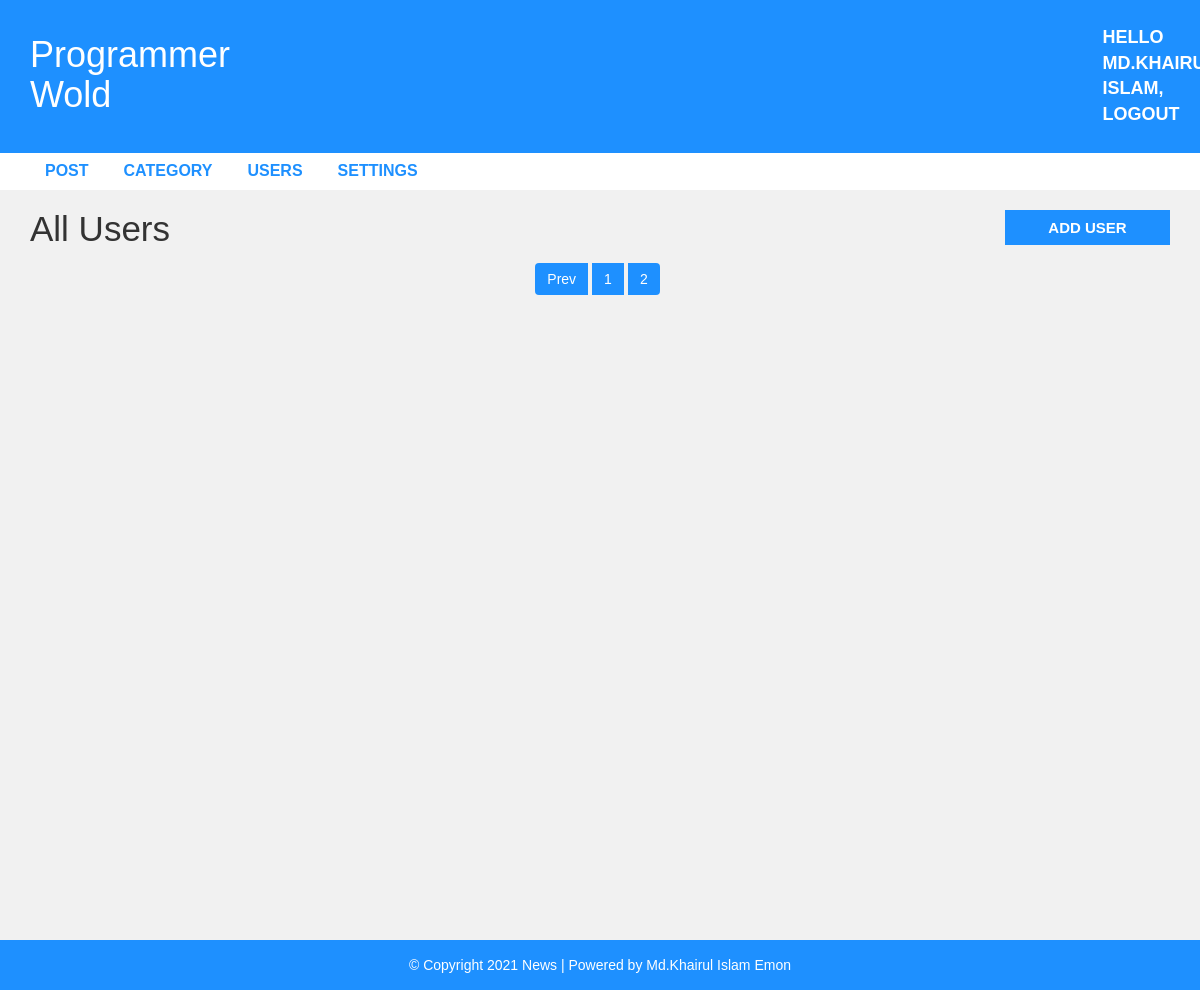
Page /admin/users.php?page=3 (signed in) on the earlier database version.
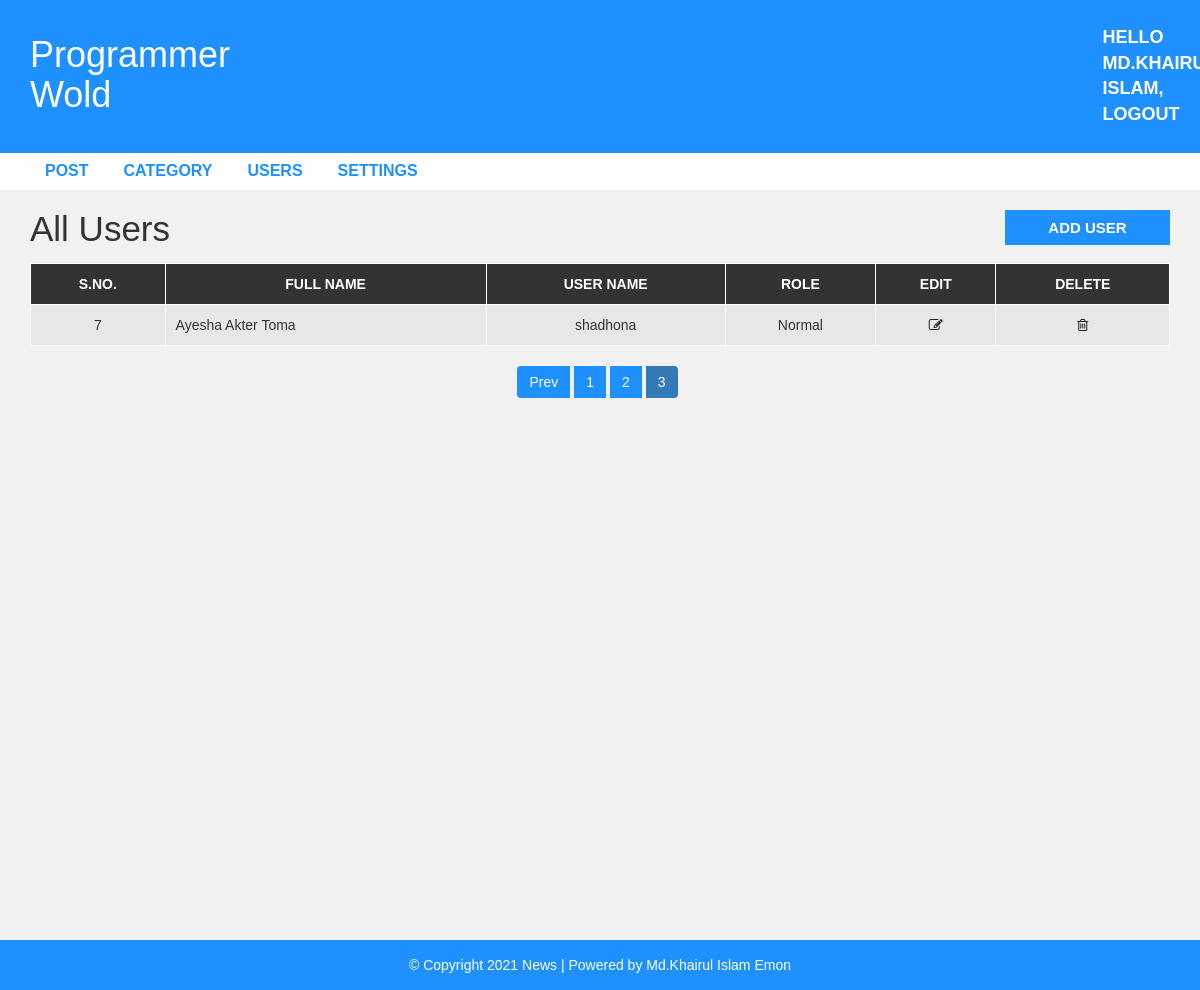
Same page on the later database version.
### tables this page shows
CREATE TABLE `settings` (
  `websitename` varchar(60) NOT NULL,
  `logo` varchar(50) NOT NULL,
  `footerdesc` varchar(255) NOT NULL
);

CREATE TABLE `user` (
  `user_id` int(11) NOT NULL,
  `first_name` varchar(30) NOT NULL,
  `last_name` varchar(30) NOT NULL,
  `username` varchar(30) DEFAULT NULL,
  `password` varchar(40) DEFAULT NULL,
  `role` int(11) NOT NULL
);

### admin/users.php (the view, shortened to what this page needs)
<?php include "header.php";
?>
<div id="admin-content">
    <div class="container">
        <div class="row">
            <div class="col-md-10">
                <h1 class="admin-heading">All Users</h1>
            </div>
            <div class="col-md-2">
                <a class="add-new" href="add-user.php">add user</a>
            </div>
            <div class="col-md-12">
                <?php
                include 'config.php';
                $limit = 3;
                if (isset($_GET['page'])) {
                    $page = $_GET['page'];
                } else {
                    $page = 1;
                }
                $offset = ($page - 1) * $limit;
                $sql = "SELECT * FROM user ORDER BY user_id ASC LIMIT {$offset},{$limit}";
                $_result = mysqli_query($conn, $sql);
                if (mysqli_num_rows($_result) > 0) {
                ?>
                    <table class="content-table">
                        <thead>
                            <th>S.No.</th>
                            <th>Full Name</th>
                            <th>User Name</th>
                            <th>Role</th>
                            <th>Edit</th>
                            <th>Delete</th>
                        </thead>
                        <tbody>
                            <?php
                            while ($row = mysqli_fetch_assoc($_result)) {
                            ?>
                                <tr>
                                    <td class='id'><?php echo $row['user_id']; ?></td>
                                    <td><?php echo $row['first_name'] . " " . $row['last_name']; ?></td>
                                    <td><?php echo $row['username']; ?></td>
                                    <td><?php
                                        if ($row['role'] == 1) {
                                            echo "Admin";
                                        } else {
                                            echo "Normal";
                                        }
                                        ?></td>
                                    <td class='edit'><a href='update-user.php?id=<?php echo $row['user_id']; ?>'><i class='fa fa-edit'></i></a></td>
                                    <td class='delete'><a href='delete-user.php?id=<?php echo $row['user_id']; ?>'><i class='fa fa-trash-o'></i></a></td>
                                </tr>
                            <?php } ?>
                        </tbody>
                    </table>
                <?php
                }
                $sql1 = "SELECT * FROM user";
                $result1 = mysqli_query($conn, $sql1) or die("Query Failed!!!");
                if (mysqli_num_rows($result1) > 0) {
                    $total_records = mysqli_num_rows($result1);
                    $total_page = ceil($total_records / $limit);
                    echo '<ul class="pagination admin-pagination">';
                    if ($page > 1) {
                        echo '<li><a href="users.php?page=' . ($page - 1) . '">Prev</a></li>';
                    }
                    for ($i = 1; $i <= $total_page; $i++) {
                        if ($i == $page) {
                            $active = 'active';
                        } else {
                            $active = '';
                        }
                        echo '<li class="' . $active . '"><a href="users.php?page=' . $i . '">' . $i . '</a></li>';
                    }
                    echo '</ul>';
                }
                ?>
            </div>
        </div>
    </div>
</div>
<?php include "footer.php"; ?>

### admin/header.php (shortened to what this page needs)
<!DOCTYPE html>
<html lang="en">
<head>
    <link rel="stylesheet" href="../css/bootstrap.min.css" />
    <link rel="stylesheet" href="../css/font-awesome.css">
    <link rel="stylesheet" href="../css/style.css">
</head>
<body>
    <div id="header-admin">
        <div class="container">
            <div class="row">
                <div class="col-md-2">
                <?php
                    include 'config.php';
                    $sql = "SELECT * FROM settings";
                    $result = mysqli_query($conn, $sql) or die("Query Failed!!!");
                    if (mysqli_num_rows($result) > 0) {
                        while ($row = mysqli_fetch_assoc($result)) {
                                if(true){
                                echo '<a style="color:white;" href="post.php"><h1>' . $row['websitename'] . '</h1></a>';
                            } else {
                                echo '<a href="post.php" id="logo"><img src="images/' . $row['logo'] . '"></a>';
                            }
                        }
                    }
                    ?>
                </div>
                <div class="col-md-offset-9  col-md-1">
                    <a href="logout.php" class="admin-logout">Hello <?php echo $_SESSION["f_name"]; ?>, logout</a>
                </div>
            </div>
        </div>
    </div>
    <div id="admin-menubar">
        <div class="container">
            <div class="row">
                <div class="col-md-12">
                    <ul class="admin-menu">
                        <li>
                            <a href="post.php">Post</a>
                        </li>
                        <?php
                        if ($_SESSION["user_role"] == '1') {
                        ?>
                            <li>
                                <a href="category.php">Category</a>
                            </li>
                            <li>
                                <a href="users.php">Users</a>
                            </li>
                            <li>
                                <a href="setting.php">Settings</a>
                            </li>
                        <?php
                        } else {
                        }
                        ?>
                    </ul>
                </div>
            </div>
        </div>
    </div>

### admin/footer.php
<div id="footer">
    <div class="container">
        <div class="row">
            <div class="col-md-12">
                <span>© Copyright 2021 News | Powered by <a href="https://github.com/emon1432">Md.Khairul Islam Emon</a></span>
            </div>
        </div>
    </div>
</div>
</body>
</html>

### css/style.css (style rules this page uses)
body { background: #f1f1f1; font-family: sans-serif,arial,Helvetica; }
a, a:hover, a:focus { text-decoration: none; outline: none; }
ul { margin:0; padding:0; list-style:none; }
#header-admin { background-color: #1E90FF; padding: 15px 0; }
#header-admin .admin-logout { margin: 10px 0; color: #fff; font-size: 18px; font-weight: 600; text-transform: uppercase; display: inline-block; }
#admin-menubar { background-color: #fff; }
#admin-menubar .admin-menu { font-size: 0; }
#admin-menubar .admin-menu li { display: inline-block; margin: 0 5px 0 0; }
#admin-menubar .admin-menu li a { color: #1E90FF; font-size: 16px; font-weight: 600; text-transform: uppercase; padding: 7px 15px; display: block; transition: all 0.3s; }
#admin-content { padding: 20px 0; min-height: 750px; }
#admin-content .admin-heading { font-size: 35px; margin: 0 0 15px; }
#admin-content .add-new { color: #fff; background-color: #1E90FF; font-size: 15px; font-weight: 600; text-align: center; text-transform: uppercase; padding: 7px 10px; display: block; transition: all 0.3s; }
#admin-content .content-table { border: 1px solid #000; width: 100%; margin: 0 0 20px; }
#admin-content .content-table thead { color: #fff; background-color: #333; }
#admin-content .content-table th { padding: 10px; border: 1px solid #fff; font-weight: 600; text-align: center; text-transform: uppercase; }
#admin-content .content-table tbody { color: #333; }
#admin-content .content-table tbody tr { background-color: #e7e7e7; }
#admin-content .content-table tbody td { padding: 10px; border: 1px solid #fff; text-align: center; }
#admin-content .content-table tbody td:nth-child(2) { text-align: left; }
#admin-content .admin-pagination { margin: 0; }
#admin-content .admin-pagination li a { display: block; }
.id, .edit, .delete { text-align:center; }
.pagination { display: block; text-align: center; margin: 0; }
.pagination li { display:inline-block; margin: 0 5px 0 0; }
.pagination li a { border: none; background: #1e90ff; color: #fff; }
i.fa { color:#222; }
#footer { color: #fff; padding:15px 0; text-align:center; background-color:#1e90ff; }
#footer a { color:#fff; }

Differences in the rows shown:
added user: user_id "7", first_name "Ayesha Akter", last_name "Toma", username "shadhona", role "Normal"
Other differences:
text now shown: "S.NO. FULL NAME USER NAME ROLE EDIT DELETE"
new list line: "3"
